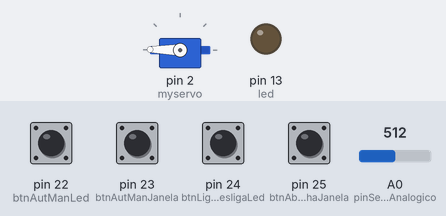
Bench run of a sketch on a simulated Arduino Mega 2560, built with avr-gcc and run on an emulated ATmega2560. Parts: servo, output pins drawn as LEDs (lit = HIGH). Inputs (shaded band) come from the test bench; at power-on: pin 22 (btnAutManLed), pin 23 (btnAutManJanela), pin 24 (btnLigaDesligaLed), pin 25 (btnAbreFechaJanela) LOW, A0 (pinSensorChuvaAnalogico) = 512.

Above: at 1.2 s.
1.3 s: pin 24 (btnLigaDesligaLed) pulled HIGH for 0.15 s
At 2.3 s:
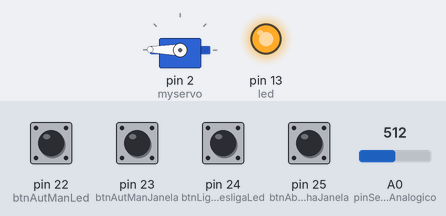
2.9 s: pin 25 (btnAbreFechaJanela) pulled HIGH for 0.15 s
At 3.6 s:
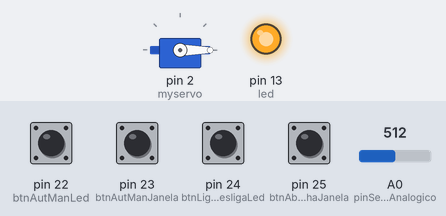
4.5 s: pin 24 (btnLigaDesligaLed) pulled HIGH for 1 s
At 4.8 s:
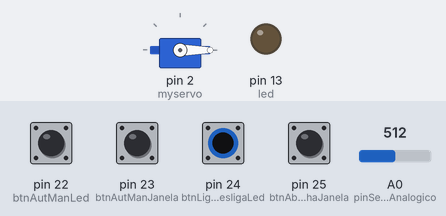
8.9 s: pin 23 (btnAutManJanela) pulled HIGH for 0.15 s
At 9.3 s:
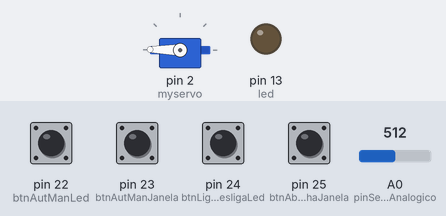
10.5 s: pin 23 (btnAutManJanela) pulled HIGH for 1 s
At 11.7 s:
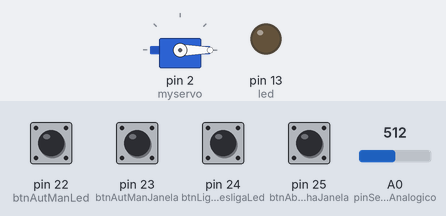
Timing chart, 0 to 13.5 s (numbered marks = the images above; inputs shaded):
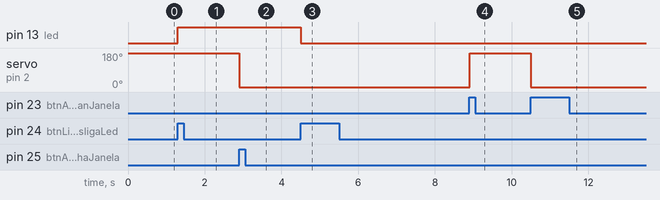

The sketch:

MALaJaSeCo-code.ino
```cpp
#include <Servo.h>
#include <PID_v1.h>

//Variaveis do PID#######################################
double SetPoint = 500, Input = 0, Output = 0;
double kp = 0.011, ki = 0.23, kd = 0.0002;
//double kp = 0.006336, ki = 0.1, kd = 0.0025; //Testando esses valores
byte pinoLDR = A7;
byte led = 13;
String InSetPointPortSerial = "";
boolean flag = false;
unsigned int error = 0;
PID myPID(&Input, &Output, &SetPoint, kp, ki, kd, DIRECT);
//#########################################################

int btnAutManLed = 22;  // botão Manual/Automático do LED
int valInstantaneoBtnAutManLed = 0;       // Guarda o valor do botao a cada loop
int valGuardadoBtnAutManLed = 0;     // Variavel que vai ser usada para verificar se o estado do botao alterou
int estadoBtnAutManLed = 0;  // guarda o valor 0 ou 1 (HIGH ou LOW)

int btnAutManJanela = 23;  // botão Manual/Automático da janela
int valInstantaneoBtnAutManJanela = 0;       // Guarda o valor do botao a cada loop
int valGuardadoBtnAutManJanela = 0;     // Variavel que vai ser usada para verificar se o estado do botao alterou
int estadoBtnAutManJanela = 0;  // guarda o valor 0 ou 1 (HIGH ou LOW)

int btnLigaDesligaLed = 24;  // botão Liga/desliga do LED
int valInstantaneoBtnLigaDesligaLed = 0;       // Guarda o valor do botao a cada loop
int valGuardadoBtnLigaDesligaLed = 0;     // Variavel que vai ser usada para verificar se o estado do botao alterou
int estadoBtnLigaDesligaLed = 0;  // guarda o valor 0 ou 1 (HIGH ou LOW)

int btnAbreFechaJanela = 25;  // botão Abre/Fecha janela
int valInstantaneoBtnAbreFechaJanela = 0;       // Guarda o valor do botao a cada loop
int valGuardadoBtnAbreFechaJanela = 0;     // Variavel que vai ser usada para verificar se o estado do botao alterou
int estadoBtnAbreFechaJanela = 0;  // guarda o valor 0 ou 1 (HIGH ou LOW)

int pinLed = 13;
int pinSensorChuva = 52;
int pinSensorChuvaAnalogico = A0;
int valorSensorChuva = 0;
int valorSensorChuvaAnalogico = 1023;
Servo myservo;

void setup() {
  pinMode(btnAutManLed, INPUT);
  pinMode(btnAutManJanela, INPUT);
  pinMode(btnLigaDesligaLed, INPUT);
  pinMode(btnAbreFechaJanela, INPUT);

  pinMode(pinSensorChuva, INPUT);

  pinMode(pinLed, OUTPUT);
  myservo.attach(2);

  myservo.write(179);

  pinMode(led, OUTPUT);
  analogWrite(led, 0);
  myPID.SetMode(AUTOMATIC);

  Serial.begin(9600);
}

void loop() {
/*
      ##Verifica botao Manual/Automatico LED
     */
    valInstantaneoBtnAutManLed = digitalRead(btnAutManLed); // ler o valor enviado pelo botão: "HIGH" ou "LOW"
    if ((valInstantaneoBtnAutManLed == HIGH) && (valGuardadoBtnAutManLed == LOW)) {
        estadoBtnAutManLed = 1 - estadoBtnAutManLed;
    }
    valGuardadoBtnAutManLed = valInstantaneoBtnAutManLed;
    if (estadoBtnAutManLed == 1) {

        while (Serial.available() > 0) //verifica se tem dados diponível para leitura
        {
            char c = Serial.read();
            InSetPointPortSerial += c;
            flag = true;
        }
        if (flag) {
            SetPoint = (double) InSetPointPortSerial.toInt();
            InSetPointPortSerial = "";
            flag = false;
        }
        Input = analogRead(pinoLDR);
        myPID.Compute();
        error = (unsigned int) Input - SetPoint;
        if( error > 30 ){//IF OPCIONAL
          analogWrite(led, Output);
        }
        Serial.print((int) SetPoint);Serial.print("    ");Serial.print((int) Input);Serial.print("    ");Serial.println((int) Output);
        delay(100);
    } else {
        /*
    ##Verifica botao Liga/Desliga LED
         */
        valInstantaneoBtnLigaDesligaLed = digitalRead(btnLigaDesligaLed); // ler o valor enviado pelo botão: "HIGH" ou "LOW"
        if ((valInstantaneoBtnLigaDesligaLed == HIGH) && (valGuardadoBtnLigaDesligaLed == LOW)) {
            estadoBtnLigaDesligaLed = 1 - estadoBtnLigaDesligaLed;
        }
        valGuardadoBtnLigaDesligaLed = valInstantaneoBtnLigaDesligaLed;
        if (estadoBtnLigaDesligaLed == 1) {
            digitalWrite(pinLed, HIGH); // liga o led
        } else {
            digitalWrite(pinLed, LOW); // desliga o led
        }
    }


    /*
    ##Verifica botao Manual/Automatico Janela
     */
    valInstantaneoBtnAutManJanela = digitalRead(btnAutManJanela); // ler o valor enviado pelo botão: "HIGH" ou "LOW"
    if ((valInstantaneoBtnAutManJanela == HIGH) && (valGuardadoBtnAutManJanela == LOW)) {
        estadoBtnAutManJanela = 1 - estadoBtnAutManJanela;
    }
    valGuardadoBtnAutManJanela = valInstantaneoBtnAutManJanela;
    if (estadoBtnAutManJanela == 1) {
        //valorSensorChuva = digitalRead(pinSensorChuva);
        valorSensorChuvaAnalogico = analogRead(pinSensorChuvaAnalogico);
        if (valorSensorChuvaAnalogico < 800) {
            myservo.write(179); //Fecha Janela
        } else {
            //if (estadoBtnAbreFechaJanela == 1) {
                myservo.write(0); // Abre janela
            //} else {
            //    myservo.write(179); //Fecha janela
            //}
        }

    } else {
        /*
   ##Verifica botao Abre/Fecha Janela
         */
        valInstantaneoBtnAbreFechaJanela = digitalRead(btnAbreFechaJanela); // ler o valor enviado pelo botão: "HIGH" ou "LOW"
        if ((valInstantaneoBtnAbreFechaJanela == HIGH) && (valGuardadoBtnAbreFechaJanela == LOW)) {
            estadoBtnAbreFechaJanela = 1 - estadoBtnAbreFechaJanela;
        }
        valGuardadoBtnAbreFechaJanela = valInstantaneoBtnAbreFechaJanela;
        if (estadoBtnAbreFechaJanela == 1) {
            myservo.write(0); // Abre janela
        } else {
            myservo.write(179); //Fecha janela
        }
    }

    /*Serial.print("  btn manual/automatico LED: ");
    Serial.print(estadoBtnAutManLed);
    Serial.print("  btn manual/automatico Janela: ");
    Serial.print(estadoBtnAutManJanela);
    Serial.print("  btn Liga/desliga LED: ");
    Serial.print(estadoBtnLigaDesligaLed);
    Serial.print("  btn Abre/Fecha Janela: ");
    Serial.print(estadoBtnAbreFechaJanela);
    Serial.println();*/

    //Serial.print(valorSensorChuva);Serial.print("     ");Serial.print(valorSensorChuvaAnalogico);
    //Serial.println();

}
```

Measured:
- after the input at 1.3 s, pin 13 (led): LOW → HIGH at once
- after the input at 2.9 s, servo on pin 2 (myservo): 179° → 0° at once
- after the input at 4.5 s, pin 13 (led): HIGH → LOW at once
- after the input at 8.9 s, servo on pin 2 (myservo): 0° → 179° at once
- after the input at 10.5 s, servo on pin 2 (myservo): 179° → 0° at once
